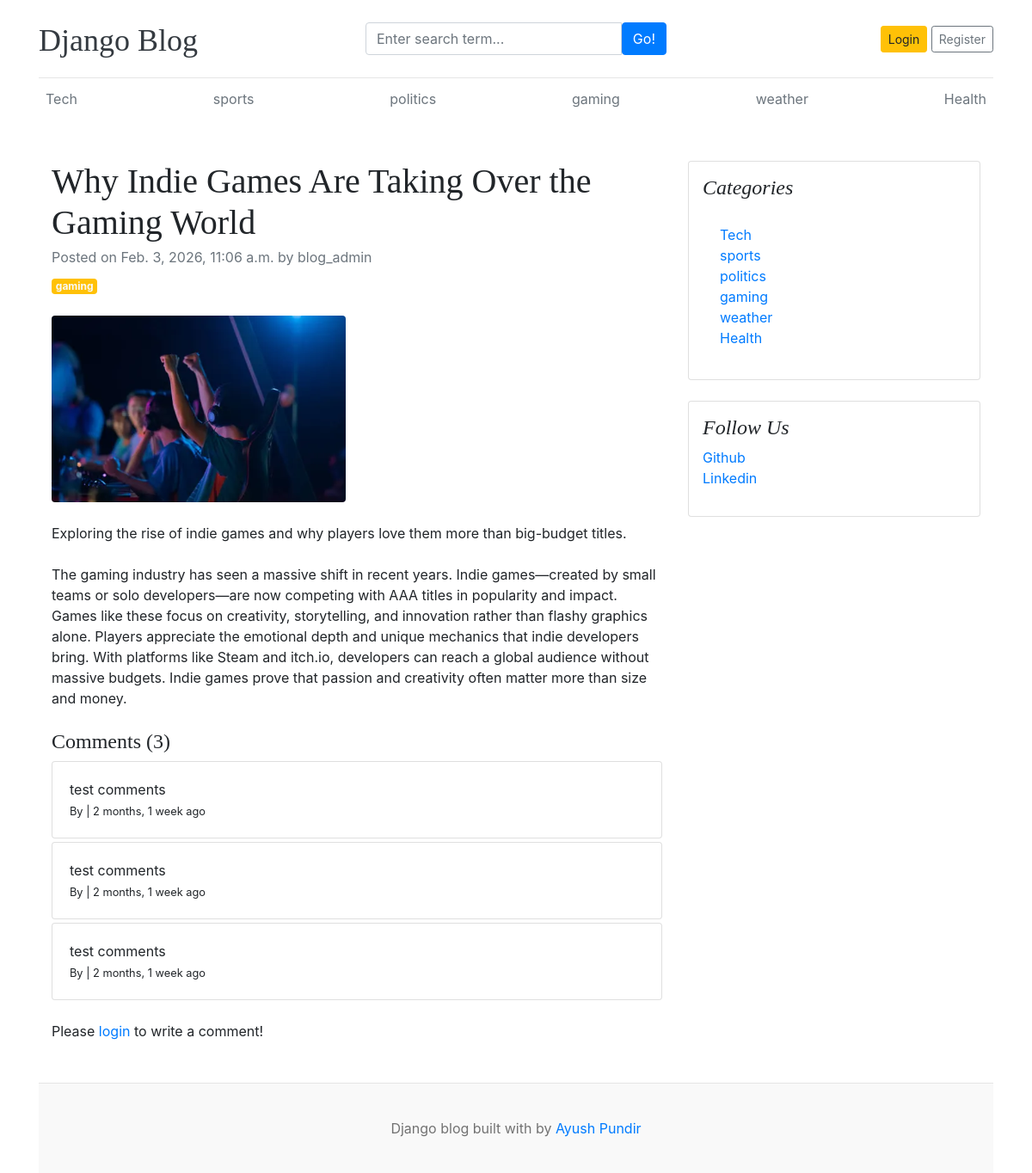
The page /blogs/why-indie-games-are-taking-over-the-gaming-world-3/ on the database its author committed.
### blogs/models.py (models this page shows, shortened)
class Category(models.Model):
    category_name=models.CharField(max_length=50,unique= True)
    created_at=models.DateTimeField(auto_now_add=True)
    updated_at=models.DateTimeField(auto_now=True)
    class Meta:
        verbose_name_plural = "Categories"
    def __str__(self):
        return self.category_name

class blog(models.Model):
    title=models.CharField(max_length=200)
    slug=models.SlugField(max_length=200, unique=True)
    category=models.ForeignKey(Category, on_delete=models.CASCADE)
    author=models.ForeignKey(User, on_delete=models.CASCADE)
    featured_image=models.ImageField(upload_to='uploads/%Y/%m/%d/')
    short_description=models.TextField(max_length=500)
    blog_body=models.TextField(max_length=5000)
    status=models.CharField(max_length=20, choices=status_choices, default='Draft')
    is_featured=models.BooleanField(default=False)
    created_at=models.DateTimeField(auto_now_add=True)
    updated_at=models.DateTimeField(auto_now=True)

class Comment(models.Model):
    User=models.ForeignKey(User, on_delete=models.CASCADE)
    blog=models.ForeignKey(blog, on_delete=models.CASCADE)
    comment=models.TextField(max_length=1000)
    created_at=models.DateTimeField(auto_now_add=True)
    updated_at=models.DateTimeField(auto_now=True)
    def __str__(self):
        return self.comment

### assignment/models.py (models this page shows, shortened)
class SocialLink(models.Model):
    platform_name=models.CharField(max_length=100)
    profile_url=models.URLField()
    created_at=models.DateTimeField(auto_now_add=True)
    updated_at=models.DateTimeField(auto_now=True)
    class Meta:
        verbose_name='SocialLink'

### blogs/views.py (the view, shortened to what this page needs)
# urls.py: path('blogs/<slug:slug>/',blog_views.blogs,name='blogs'),
def blogs(request, slug):
    single_blog = get_object_or_404(blog, slug=slug, status='Published')
    comments=Comment.objects.filter(blog=single_blog).order_by('-created_at')
    comment_count=comments.count()
    context={'single_blog':single_blog, 'comments':comments,'comment_count':comment_count}
    return render(request, 'blogs.html', context)

### blogs/context_processors.py (called while the page is built)
def get_categories(request):
    categories = Category.objects.all()
    return dict(categories=categories)

def social_links(request):
    sociallink=SocialLink.objects.all()
    return dict(sociallink=sociallink)

### templates/blogs.html
{% extends 'base.html' %}
{% block content %}
<div class="container mt-5">
    <div class="row">
        <div class="col-lg-8">
            <article>
                <header class="mb-4">
                    <h1 class="fw-bolder mb-1">{{ single_blog.title }}</h1>
                    <div class="text-muted fst-italic mb-2">Posted on {{ single_blog.created_at }} by {{ single_blog.author }}</div>
                    <a class="badge bg-warning text-decoration-none text-light" href="#!">{{ single_blog.category }}</a>
                </header>
                <figure class="mb-4"><img class="img-fluid rounded" src="{{ single_blog.featured_image.url }}" alt="..." /></figure>
                <section class="mb-5">
                    <p class="fs-5 mb-4">{{ single_blog.short_description }}</p>
                    <p class="fs-5 mb-4">{{ single_blog.blog_body }}</p>
                     <h4>Comments ({{ comment_count }})</h4>
                    {% if comments %}
                        {% for comment in comments %}
                            <div class="card mt-1">
                                <div class="card-body">
                                    <p class="card-text mb-0">{{ comment }}</p>
                                    <span>
                                        <small>By {{ comment.user }}</small>
                                        <small>| {{ comment.created_at | timesince }} ago</small>
                                    </span>
                                </div>
                            </div>
                        {% endfor %}
                    {% else %}
                    No comments yet.
                    {% endif %}
                    <br>
                    <div class="form-group">
                        {% if user.is_authenticated %}
                        <form action="" method="POST">
                            {% csrf_token %}
                            <div class="form-group">
                                <textarea name="comment" class="form-control" placeholder="Write your comment"></textarea>
                                <input type="submit" value="Submit" class="btn btn-primary mt-2">
                            </div>
                        </form>
                        {% else %}
                        <p>Please <span><a href="{% url 'login' %}">login</a></span> to write a comment!</p>
                        {% endif %}
                    </div>
                </section>
            </article>
        </div>
        <div class="col-lg-4">
            <div class="card mb-4 p-3">
                <h4 class="font-italic">Categories</h4>
                <div class="card-body">
                    <div class="row">
                        <div class="col-sm-6">
                            <ul class="list-unstyled mb-0">
                                {%for category in categories %}
                                <li><a href="{% url 'posts_by_category' category.id %}">{{ category.category_name }}</a></li>
                                {% endfor %}
                            </ul>
                        </div>
                    </div>
                </div>
            </div>
            {%if sociallink %}
            <div class="card mb-4 p-3">
                <h4 class="font-italic">Follow Us</h4>
                <ol class="list-unstyled">
                    {% for link in sociallink %}
                    <li><a href="{{link.profile_url}}">{{link.platform_name}}</a></li>
                    {% endfor %}
                </ol>
            </div>
            {% endif %}
        </div>
    </div>
</div>
{% endblock content %}

### templates/base.html (shortened to what this page needs)
{% load static %}
<!DOCTYPE html>
<html lang="en">
<head>
    <link href="https://getbootstrap.com/docs/4.0/dist/css/bootstrap.min.css" rel="stylesheet">
    <link href="{% static 'css/blog.css' %}" rel="stylesheet">
    <link rel="stylesheet" href="https://cdnjs.cloudflare.com/ajax/libs/font-awesome/4.7.0/css/font-awesome.min.css">
  </head>
<body>
    <div class="container">
      <header class="blog-header py-3">
        <div class="row flex-nowrap justify-content-between align-items-center">
          <div class="col-4 pt-1">
            <a class="blog-header-logo text-dark" href="/">Django Blog</a>
          </div>
        <div class ="col-4">
            <form action="{% url 'search' %}" method ="GET">
                <div class="input-group">
                        <input class="form-control" type="text" name="keyword" placeholder="Enter search term..." aria-label="Enter search term..." aria-describedby="button-search" />
                        <button type ="submit" class="btn btn-primary" id="button-search" type="button">Go!</button>
                    </div>
            </form>
          </div>
          <div class="col-4 d-flex justify-content-end align-items-center">
            {%if not user.is_authenticated %}
            <a class="btn btn-sm btn-warning" href="{% url 'login' %}">Login</a> &nbsp;
            <a class="btn btn-sm btn-outline-secondary" href="{% url 'register' %}">Register</a>
            {% else %}
            </span><a href="{% url 'dashboard' %}">Dashboard</a></span>
            <a class="btn btn-sm btn-outline-secondary" href="{% url 'logout' %}">Logout</a>
            {% endif %}
          </div>
        </div>
      </header>
      <div class="nav-scroller py-1 mb-2">
        <nav class="nav d-flex justify-content-between">
          {% for cat in categories %}
          <a class="p-2 text-muted" href="{% url 'posts_by_category' cat.id %}">{{ cat.category_name }}</a>
          {% endfor %}
        </nav>
      </div>
{%block content %}
{%endblock content %}
<footer class="blog-footer">
  <p>Django blog built with   by <a href="#">Ayush Pundir</a></p>
</footer>
</body>
</html>

### blog_main/static/css/blog.css (style rules this page uses)
.blog-header { border-bottom: 1px solid #e5e5e5; }
.blog-header-logo { font-family: "Playfair Display", Georgia, "Times New Roman", serif; font-size: 2.25rem; }
h1, h2, h3, h4, h5, h6 { font-family: "Playfair Display", Georgia, "Times New Roman", serif; }
.blog-footer { padding: 2.5rem 0; color: #727272; text-align: center; background-color: #f9f9f9; border-top: .05rem solid #e5e5e5; }
.blog-footer p:last-child { margin-bottom: 0; }

### rows shown on the page
Category: category_name "Tech"
Category: category_name "sports"
Category: category_name "politics"
Category: category_name "gaming"
Category: category_name "weather"
Category: category_name "Health"
blog: title "Why Indie Games Are Taking Over the Gaming World", created_at "Feb. 3, 2026, 11:06 a.m.", author "blog_admin", category "gaming", featured_image (picture), short_description "Exploring the rise of indie games and why players love them more than big-budget titles.", blog_body "The gaming industry has seen a massive shift in recent years. Indie games—created by small teams or solo developers—are now competing with AAA titles in popularity and impact. Games like these focus on creativity, storytelling, and innovation rather than flashy graphics alone. Players appreciate the emotional depth and unique mechanics that indie developers bring. With platforms like Steam and itch.io, developers can reach a global audience without massive budgets. Indie games prove that passion and creativity often matter more than size and money."
Comment: comment "test comments", created_at "2 months, 1 week"
Comment: comment "test comments", created_at "2 months, 1 week"
Comment: comment "test comments", created_at "2 months, 1 week"
SocialLink: platform_name "Github"
SocialLink: platform_name "Linkedin"

### other values the page prints
{{ comment_count }} "3"
